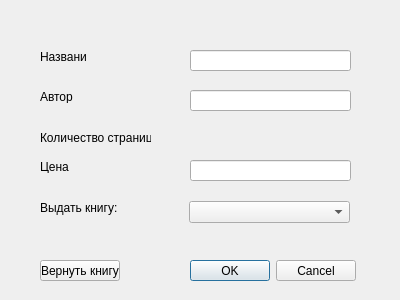
<?xml version="1.0" encoding="UTF-8"?>
<ui version="4.0">
 <class>bookInfo</class>
 <widget class="QDialog" name="bookInfo">
  <property name="geometry">
   <rect>
    <x>0</x>
    <y>0</y>
    <width>400</width>
    <height>300</height>
   </rect>
  </property>
  <property name="windowTitle">
   <string>Dialog</string>
  </property>
  <widget class="QLabel" name="titleSubLabel">
   <property name="geometry">
    <rect>
     <x>40</x>
     <y>50</y>
     <width>47</width>
     <height>13</height>
    </rect>
   </property>
   <property name="text">
    <string>Название</string>
   </property>
  </widget>
  <widget class="QLabel" name="authorSubLabel">
   <property name="geometry">
    <rect>
     <x>40</x>
     <y>90</y>
     <width>47</width>
     <height>13</height>
    </rect>
   </property>
   <property name="text">
    <string>Автор</string>
   </property>
  </widget>
  <widget class="QLabel" name="pageCountSubLabel">
   <property name="geometry">
    <rect>
     <x>40</x>
     <y>130</y>
     <width>111</width>
     <height>16</height>
    </rect>
   </property>
   <property name="text">
    <string>Количество страниц</string>
   </property>
  </widget>
  <widget class="QLabel" name="costLabel">
   <property name="geometry">
    <rect>
     <x>40</x>
     <y>160</y>
     <width>47</width>
     <height>13</height>
    </rect>
   </property>
   <property name="text">
    <string>Цена</string>
   </property>
  </widget>
  <widget class="QLabel" name="pageCountSub2Label">
   <property name="geometry">
    <rect>
     <x>190</x>
     <y>130</y>
     <width>161</width>
     <height>16</height>
    </rect>
   </property>
   <property name="text">
    <string/>
   </property>
  </widget>
  <widget class="QDialogButtonBox" name="buttons">
   <property name="geometry">
    <rect>
     <x>190</x>
     <y>260</y>
     <width>166</width>
     <height>21</height>
    </rect>
   </property>
   <property name="standardButtons">
    <set>QDialogButtonBox::Cancel|QDialogButtonBox::Ok</set>
   </property>
  </widget>
  <widget class="QLabel" name="giveBookSubLabel">
   <property name="geometry">
    <rect>
     <x>40</x>
     <y>200</y>
     <width>151</width>
     <height>16</height>
    </rect>
   </property>
   <property name="text">
    <string>Выдать книгу:</string>
   </property>
  </widget>
  <widget class="QComboBox" name="readerSelector">
   <property name="geometry">
    <rect>
     <x>189</x>
     <y>201</y>
     <width>161</width>
     <height>22</height>
    </rect>
   </property>
  </widget>
  <widget class="QPushButton" name="returnBookButton">
   <property name="geometry">
    <rect>
     <x>40</x>
     <y>260</y>
     <width>80</width>
     <height>21</height>
    </rect>
   </property>
   <property name="text">
    <string>Вернуть книгу</string>
   </property>
  </widget>
  <widget class="QLineEdit" name="titleEditor">
   <property name="geometry">
    <rect>
     <x>190</x>
     <y>50</y>
     <width>161</width>
     <height>21</height>
    </rect>
   </property>
  </widget>
  <widget class="QLineEdit" name="authorEditor">
   <property name="geometry">
    <rect>
     <x>190</x>
     <y>90</y>
     <width>161</width>
     <height>21</height>
    </rect>
   </property>
  </widget>
  <widget class="QLineEdit" name="costEditor">
   <property name="geometry">
    <rect>
     <x>190</x>
     <y>160</y>
     <width>161</width>
     <height>21</height>
    </rect>
   </property>
  </widget>
 </widget>
 <resources/>
 <connections/>
</ui>
